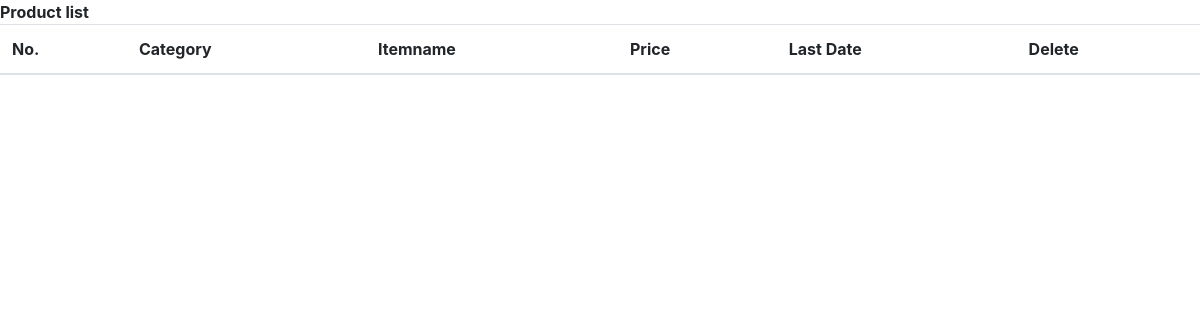
The page /productlist (signed in) on the database as committed earlier.
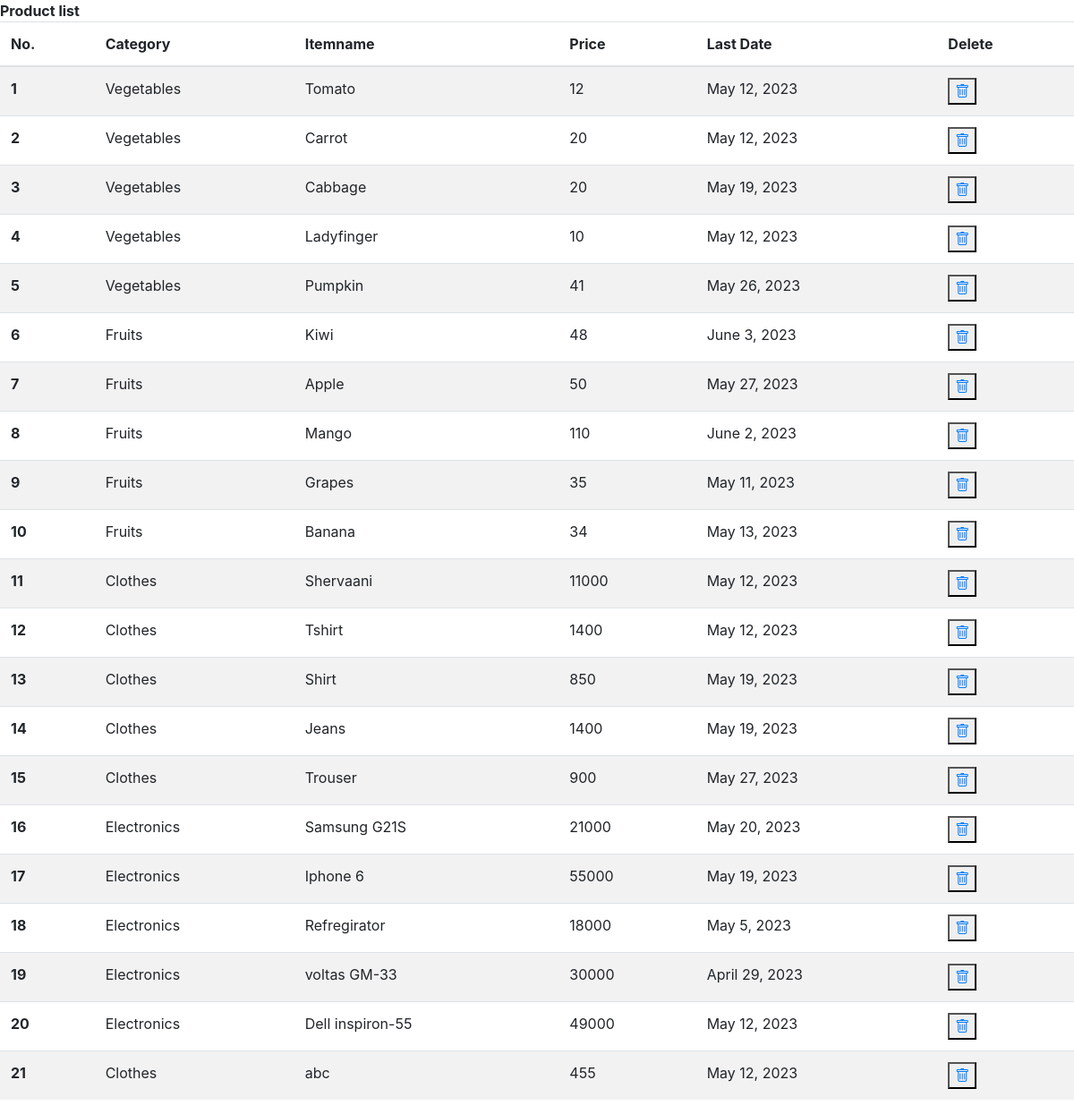
The same page on the database as committed later.
### todoapp/models.py (models this page shows, shortened)
class Item(models.Model):
    seller = models.TextField()
    category = models.TextField(
		choices = ITEMS_CHOICES )
    itemname = models.TextField()
    discription = models.TextField()
    key_features1 = models.TextField()
    key_features2 = models.TextField()
    key_features3 = models.TextField()
    key_features4 = models.TextField()
    old_itemprice = models.IntegerField()
    new_itemprice = models.IntegerField()
    percentage = models.IntegerField()
    lastdate = models.DateField()
    state = models.TextField()
    city = models.TextField()
    area = models.TextField()
    address = models.TextField()
    images = models.ImageField(upload_to='images')

### todoapp/views.py (the view)
# urls.py: path('productlist', views.productlist, name="productlist"),
def productlist(request):
    so = Item.objects.filter(seller = request.session.get('username'))
    context = {'so': so}
    return render(request, 'productlist.html', context)

### template/productlist.html (shortened to what this page needs)
<!DOCTYPE html>
<html lang="en">
<head>
    <link rel="stylesheet" href="https://cdn.jsdelivr.net/npm/bootstrap@4.3.1/dist/css/bootstrap.min.css">
    <link rel='stylesheet' href='https://cdn.jsdelivr.net/npm/bootstrap-icons@1.7.2/font/bootstrap-icons.css'>
  </head>
<body>
    <b>Product list</b>
    <table class="table table-striped table-hover">
        <thead>
          <tr>
            <th scope="col">No.</th>
            <th scope="col">Category</th>
            <th scope="col">Itemname</th>
            <th scope="col">Price</th>
            <th scope="col">Last Date</th>
            <th scope="col">Delete</th>
          </tr>
        </thead>
        <tbody>
          {% for so in so %}
          <tr>
          <th scope="row">{{forloop.counter}}</th>
          <td>{{so.category}}</td>
          <td>{{so.itemname}}</td>
          <td>{{so.new_itemprice}}</td>
          <td>{{so.lastdate}}</td>
          <td><button> <a class="bi bi-trash " href="/deleteproduct/{{so.seller}}/{{so.itemname}}/{{so.new_itemprice}}" > </a></button> </td>
          </tr>
          {% endfor %}
        </tbody>
      </table>
</body>
</html>

Rows that differ between the two databases and show on the page:
added Item: category "Vegetables", itemname "Tomato", new_itemprice "12", lastdate "May 12, 2023"
added Item: category "Vegetables", itemname "Carrot", new_itemprice "20", lastdate "May 12, 2023"
added Item: category "Vegetables", itemname "Cabbage", new_itemprice "20", lastdate "May 19, 2023"
added Item: category "Vegetables", itemname "Ladyfinger", new_itemprice "10", lastdate "May 12, 2023"
added Item: category "Vegetables", itemname "Pumpkin", new_itemprice "41", lastdate "May 26, 2023"
added Item: category "Fruits", itemname "Kiwi", new_itemprice "48", lastdate "June 3, 2023"
added Item: category "Fruits", itemname "Apple", new_itemprice "50", lastdate "May 27, 2023"
added Item: category "Fruits", itemname "Mango", new_itemprice "110", lastdate "June 2, 2023"
added Item: category "Fruits", itemname "Grapes", new_itemprice "35", lastdate "May 11, 2023"
added Item: category "Fruits", itemname "Banana", new_itemprice "34", lastdate "May 13, 2023"
added Item: category "Clothes", itemname "Shervaani", new_itemprice "11000", lastdate "May 12, 2023"
added Item: category "Clothes", itemname "Tshirt", new_itemprice "1400", lastdate "May 12, 2023"
added Item: category "Clothes", itemname "Shirt", new_itemprice "850", lastdate "May 19, 2023"
added Item: category "Clothes", itemname "Jeans", new_itemprice "1400", lastdate "May 19, 2023"
added Item: category "Clothes", itemname "Trouser", new_itemprice "900", lastdate "May 27, 2023"
added Item: category "Electronics", itemname "Samsung G21S", new_itemprice "21000", lastdate "May 20, 2023"
added Item: category "Electronics", itemname "Iphone 6", new_itemprice "55000", lastdate "May 19, 2023"
added Item: category "Electronics", itemname "Refregirator", new_itemprice "18000", lastdate "May 5, 2023"
added Item: category "Electronics", itemname "voltas GM-33", new_itemprice "30000", lastdate "April 29, 2023"
added Item: category "Electronics", itemname "Dell inspiron-55", new_itemprice "49000", lastdate "May 12, 2023"
added Item: category "Clothes", itemname "abc", new_itemprice "455", lastdate "May 12, 2023"
